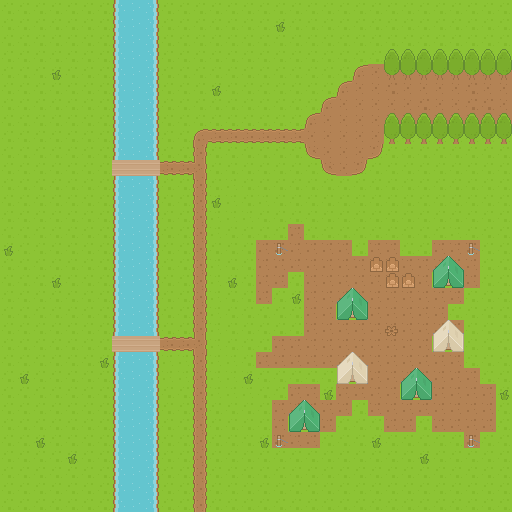

The image is a tile-based game level rendered from a .tmx file. Its description and source (layers, tilesets, objects; grid data summarised) follow:
An orthogonal 32x32 tile map with 16x16 px tiles, 4 tile layers (under, under-overlay, middle, over) and 12 objects (4x speaker, 3x cup, 3x monster, critter, roast).

<map version="1.0" tiledversion="1.1.5" orientation="orthogonal" renderorder="right-down" width="32" height="32" tilewidth="16" tileheight="16" infinite="0" nextobjectid="41">
 <tileset firstgid="1" name="roguelike_general" tilewidth="16" tileheight="16" spacing="1" tilecount="1767" columns="57">
  <image source="../../../sprites/tiles/roguelike.png" width="968" height="526" />
 </tileset>
 <layer name="under" width="32" height="32">
  <data>[1024 cells, 1024 non-empty, 9 distinct tile ids]</data>
 </layer>
 <layer name="under-overlay" width="32" height="32">
  <data>[1024 cells, 65 non-empty, 9 distinct tile ids]</data>
 </layer>
 <objectgroup name="objects">
  <object id="26" name="villager" type="speaker" x="447.667" y="368.333">
   <properties>
    <property name="phrase" value="When will it end?" />
   </properties>
   <point />
  </object>
  <object id="30" name="villager" type="speaker" x="174.167" y="316.333">
   <properties>
    <property name="phrase" value="I'm fishing!" />
   </properties>
   <point />
  </object>
  <object id="31" name="villager" type="speaker" x="350" y="395.333">
   <properties>
    <property name="phrase" value="*Sigh*" />
   </properties>
   <point />
  </object>
  <object id="32" name="villager" type="speaker" x="174" y="243">
   <properties>
    <property name="phrase" value="I hate that guy." />
   </properties>
   <point />
  </object>
  <object id="33" name="critter" type="critter" x="245.5" y="190">
   <point />
  </object>
  <object id="34" name="cup" type="cup" x="218" y="264">
   <point />
  </object>
  <object id="35" name="cup" type="cup" x="220" y="233.334">
   <point />
  </object>
  <object id="36" name="cup" type="cup" x="219.333" y="201.333">
   <point />
  </object>
  <object id="37" name="roast" type="roast" x="213.333" y="312">
   <point />
  </object>
  <object id="38" name="monster" type="monster" x="27.3333" y="163.333">
   <point />
  </object>
  <object id="39" name="monster" type="monster" x="54.6667" y="122.667">
   <point />
  </object>
  <object id="40" name="monster" type="monster" x="56" y="186">
   <point />
  </object>
 </objectgroup>
 <layer name="middle" width="32" height="32">
  <data>[1024 cells, 122 non-empty, 9 distinct tile ids]</data>
 </layer>
 <layer name="over" width="32" height="32">
  <data>[1024 cells, 28 non-empty, 5 distinct tile ids]</data>
 </layer>
</map>
